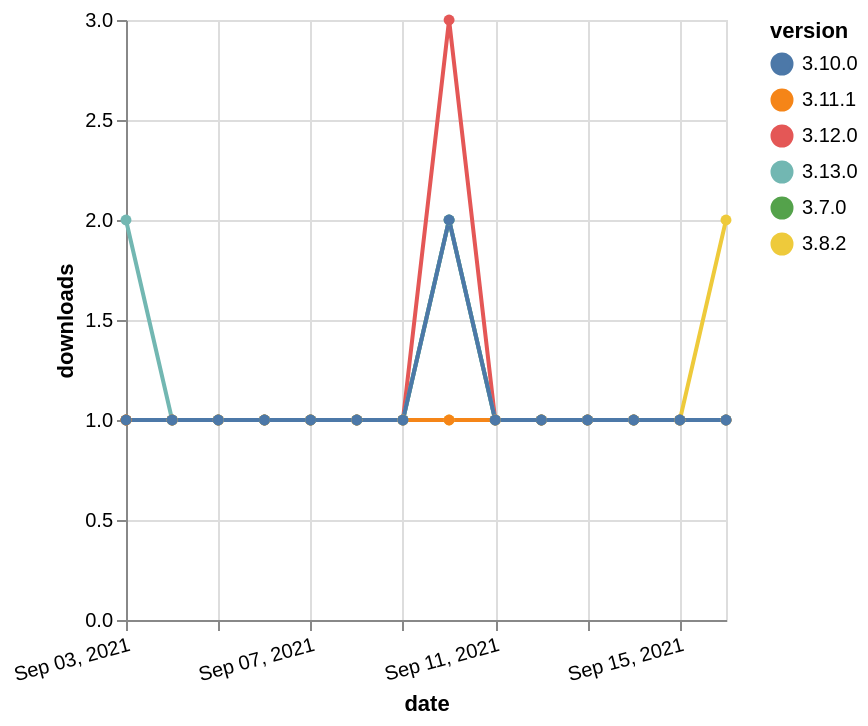

This figure's Vega-Lite source:
### Vega-Lite specification from a JSON file in a GitHub repository (floating-point values rounded to 4 significant figures)
{"$schema": "https://vega.github.io/schema/vega-lite/v5.json", "description": "A simple bar chart with embedded data.", "data": {"values": [{"date": "2021-09-03", "total": 229, "delta": 1, "version": "3.7.0"}, {"date": "2021-09-04", "total": 230, "delta": 1, "version": "3.7.0"}, {"date": "2021-09-05", "total": 231, "delta": 1, "version": "3.7.0"}, {"date": "2021-09-06", "total": 232, "delta": 1, "version": "3.7.0"}, {"date": "2021-09-07", "total": 233, "delta": 1, "version": "3.7.0"}, {"date": "2021-09-08", "total": 234, "delta": 1, "version": "3.7.0"}, {"date": "2021-09-09", "total": 235, "delta": 1, "version": "3.7.0"}, {"date": "2021-09-10", "total": 237, "delta": 2, "version": "3.7.0"}, {"date": "2021-09-11", "total": 238, "delta": 1, "version": "3.7.0"}, {"date": "2021-09-12", "total": 239, "delta": 1, "version": "3.7.0"}, {"date": "2021-09-13", "total": 240, "delta": 1, "version": "3.7.0"}, {"date": "2021-09-14", "total": 241, "delta": 1, "version": "3.7.0"}, {"date": "2021-09-15", "total": 242, "delta": 1, "version": "3.7.0"}, {"date": "2021-09-16", "total": 243, "delta": 1, "version": "3.7.0"}, {"date": "2021-09-03", "total": 392, "delta": 1, "version": "3.8.2"}, {"date": "2021-09-04", "total": 393, "delta": 1, "version": "3.8.2"}, {"date": "2021-09-05", "total": 394, "delta": 1, "version": "3.8.2"}, {"date": "2021-09-06", "total": 395, "delta": 1, "version": "3.8.2"}, {"date": "2021-09-07", "total": 396, "delta": 1, "version": "3.8.2"}, {"date": "2021-09-08", "total": 397, "delta": 1, "version": "3.8.2"}, {"date": "2021-09-09", "total": 398, "delta": 1, "version": "3.8.2"}, {"date": "2021-09-10", "total": 399, "delta": 1, "version": "3.8.2"}, {"date": "2021-09-11", "total": 400, "delta": 1, "version": "3.8.2"}, {"date": "2021-09-12", "total": 401, "delta": 1, "version": "3.8.2"}, {"date": "2021-09-13", "total": 402, "delta": 1, "version": "3.8.2"}, {"date": "2021-09-14", "total": 403, "delta": 1, "version": "3.8.2"}, {"date": "2021-09-15", "total": 404, "delta": 1, "version": "3.8.2"}, {"date": "2021-09-16", "total": 406, "delta": 2, "version": "3.8.2"}, {"date": "2021-09-03", "total": 160, "delta": 1, "version": "3.12.0"}, {"date": "2021-09-04", "total": 161, "delta": 1, "version": "3.12.0"}, {"date": "2021-09-05", "total": 162, "delta": 1, "version": "3.12.0"}, {"date": "2021-09-06", "total": 163, "delta": 1, "version": "3.12.0"}, {"date": "2021-09-07", "total": 164, "delta": 1, "version": "3.12.0"}, {"date": "2021-09-08", "total": 165, "delta": 1, "version": "3.12.0"}, {"date": "2021-09-09", "total": 166, "delta": 1, "version": "3.12.0"}, {"date": "2021-09-10", "total": 169, "delta": 3, "version": "3.12.0"}, {"date": "2021-09-11", "total": 170, "delta": 1, "version": "3.12.0"}, {"date": "2021-09-12", "total": 171, "delta": 1, "version": "3.12.0"}, {"date": "2021-09-13", "total": 172, "delta": 1, "version": "3.12.0"}, {"date": "2021-09-14", "total": 173, "delta": 1, "version": "3.12.0"}, {"date": "2021-09-15", "total": 174, "delta": 1, "version": "3.12.0"}, {"date": "2021-09-16", "total": 175, "delta": 1, "version": "3.12.0"}, {"date": "2021-09-03", "total": 148, "delta": 1, "version": "3.11.1"}, {"date": "2021-09-04", "total": 149, "delta": 1, "version": "3.11.1"}, {"date": "2021-09-05", "total": 150, "delta": 1, "version": "3.11.1"}, {"date": "2021-09-06", "total": 151, "delta": 1, "version": "3.11.1"}, {"date": "2021-09-07", "total": 152, "delta": 1, "version": "3.11.1"}, {"date": "2021-09-08", "total": 153, "delta": 1, "version": "3.11.1"}, {"date": "2021-09-09", "total": 154, "delta": 1, "version": "3.11.1"}, {"date": "2021-09-10", "total": 155, "delta": 1, "version": "3.11.1"}, {"date": "2021-09-11", "total": 156, "delta": 1, "version": "3.11.1"}, {"date": "2021-09-12", "total": 157, "delta": 1, "version": "3.11.1"}, {"date": "2021-09-13", "total": 158, "delta": 1, "version": "3.11.1"}, {"date": "2021-09-14", "total": 159, "delta": 1, "version": "3.11.1"}, {"date": "2021-09-15", "total": 160, "delta": 1, "version": "3.11.1"}, {"date": "2021-09-16", "total": 161, "delta": 1, "version": "3.11.1"}, {"date": "2021-09-03", "total": 112, "delta": 2, "version": "3.13.0"}, {"date": "2021-09-04", "total": 113, "delta": 1, "version": "3.13.0"}, {"date": "2021-09-05", "total": 114, "delta": 1, "version": "3.13.0"}, {"date": "2021-09-06", "total": 115, "delta": 1, "version": "3.13.0"}, {"date": "2021-09-07", "total": 116, "delta": 1, "version": "3.13.0"}, {"date": "2021-09-08", "total": 117, "delta": 1, "version": "3.13.0"}, {"date": "2021-09-09", "total": 118, "delta": 1, "version": "3.13.0"}, {"date": "2021-09-10", "total": 120, "delta": 2, "version": "3.13.0"}, {"date": "2021-09-11", "total": 121, "delta": 1, "version": "3.13.0"}, {"date": "2021-09-12", "total": 122, "delta": 1, "version": "3.13.0"}, {"date": "2021-09-13", "total": 123, "delta": 1, "version": "3.13.0"}, {"date": "2021-09-14", "total": 124, "delta": 1, "version": "3.13.0"}, {"date": "2021-09-15", "total": 125, "delta": 1, "version": "3.13.0"}, {"date": "2021-09-16", "total": 126, "delta": 1, "version": "3.13.0"}, {"date": "2021-09-03", "total": 172, "delta": 1, "version": "3.10.0"}, {"date": "2021-09-04", "total": 173, "delta": 1, "version": "3.10.0"}, {"date": "2021-09-05", "total": 174, "delta": 1, "version": "3.10.0"}, {"date": "2021-09-06", "total": 175, "delta": 1, "version": "3.10.0"}, {"date": "2021-09-07", "total": 176, "delta": 1, "version": "3.10.0"}, {"date": "2021-09-08", "total": 177, "delta": 1, "version": "3.10.0"}, {"date": "2021-09-09", "total": 178, "delta": 1, "version": "3.10.0"}, {"date": "2021-09-10", "total": 180, "delta": 2, "version": "3.10.0"}, {"date": "2021-09-11", "total": 181, "delta": 1, "version": "3.10.0"}, {"date": "2021-09-12", "total": 182, "delta": 1, "version": "3.10.0"}, {"date": "2021-09-13", "total": 183, "delta": 1, "version": "3.10.0"}, {"date": "2021-09-14", "total": 184, "delta": 1, "version": "3.10.0"}, {"date": "2021-09-15", "total": 185, "delta": 1, "version": "3.10.0"}, {"date": "2021-09-16", "total": 186, "delta": 1, "version": "3.10.0"}]}, "width": "container", "mark": {"type": "line", "point": {"filled": true}}, "encoding": {"x": {"field": "date", "type": "temporal", "timeUnit": "yearmonthdate", "title": "date", "axis": {"labelAngle": -15}}, "y": {"field": "delta", "type": "quantitative", "title": "downloads"}, "color": {"field": "version", "type": "nominal"}, "tooltip": {"field": "delta"}}}
